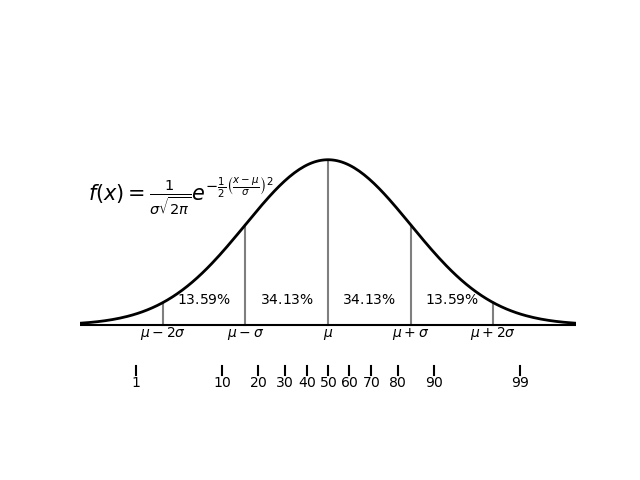

Generate this figure with Python:
import numpy as np
import matplotlib.pyplot as plt

x = np.linspace(-3, 3, 200)
f = np.exp((-(x**2))/2)

fig, ax = plt.subplots()

ax.plot(x, f, c='black', linewidth=2)


# Vertical lines in the plot
ax.plot([0,0], [0,1], c='black', alpha=.5)
ax.plot([1,1], [0,np.exp((-(1**2))/2)], c='black', alpha=.5)
ax.plot([-1,-1], [0,np.exp((-(1**2))/2)], c='black', alpha=.5)
ax.plot([2,2], [0,np.exp((-(2**2))/2)], c='black', alpha=.5)
ax.plot([-2,-2], [0,np.exp((-(2**2))/2)], c='black', alpha=.5)

# Lines below the plot
ax.plot([0,0], [-.25, -.3], c='black')
ax.plot([.25335,.25335], [-.25, -.3], c='black')
ax.plot([.5244,.5244], [-.25, -.3], c='black')
ax.plot([.84162,.84162], [-.25, -.3], c='black')
ax.plot([1.28155,1.28155], [-.25, -.3], c='black')
ax.plot([2.32634,2.32634], [-.25, -.3], c='black')
ax.plot([-.25335,-.25335], [-.25, -.3], c='black')
ax.plot([-.5244,-.5244], [-.25, -.3], c='black')
ax.plot([-.84162,-.84162], [-.25, -.3], c='black')
ax.plot([-1.28155,-1.28155], [-.25, -.3], c='black')
ax.plot([-2.32634,-2.32634], [-.25, -.3], c='black')

# x-axis
ax.plot([-4,4], [0,0], c='black')

# Deviation text
ax.text(-2.9, .75, r'$f(x)=\frac{1}{\sigma\sqrt{2\pi}}e^{-\frac{1}{2}\left(\frac{x-\mu}{\sigma}\right)^2} $', size=15)
ax.text(0, -.075, '$\mu$', ha='center')
ax.text(1, -.075, '$\mu + \sigma$', ha='center')
ax.text(-1, -.075, '$\mu - \sigma$', ha='center')
ax.text(2, -.075, '$\mu + 2\sigma$', ha='center')
ax.text(-2, -.075, '$\mu - 2\sigma$', ha='center')
ax.text(.5, .125, '$34.13\%$', ha='center')
ax.text(-.5, .125, '$34.13\%$', ha='center')
ax.text(1.5, .125, '$13.59\%$', ha='center')
ax.text(-1.5, .125, '$13.59\%$', ha='center')

#Percentiles text
ax.text(-2.32634, -.375, '$1$', ha='center')
ax.text(-1.28155, -.375, '$10$', ha='center')
ax.text(-.84162, -.375, '$20$', ha='center')
ax.text(-.5244, -.375, '$30$', ha='center')
ax.text(-.25335, -.375, '$40$', ha='center')
ax.text(0, -.375, '$50$', ha='center')
ax.text(2.32634, -.375, '$99$', ha='center')
ax.text(1.28155, -.375, '$90$', ha='center')
ax.text(.84162, -.375, '$80$', ha='center')
ax.text(.5244, -.375, '$70$', ha='center')
ax.text(.25335, -.375, '$60$', ha='center')

ax.set_aspect(2)
ax.set_xlim(-3, 3)
ax.set_ylim(-.5, 1.5)
plt.axis('off')

plt.show()
